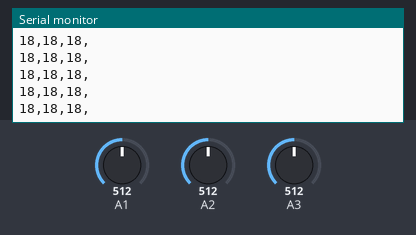
A sketch run on a simulated Arduino Uno, built with avr-gcc and run on an emulated ATmega328P. Parts: the last lines printed to the serial monitor. Inputs (shaded band) come from the test bench; at power-on: A1 = 512, A2 = 512, A3 = 512.

Above: at 5.7 s.
5.8 s: A1 set to 311
At 5.87 s:
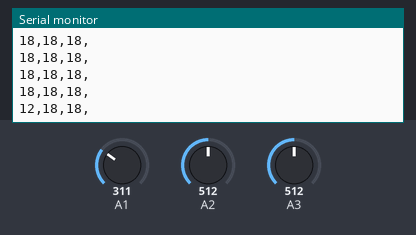
8.8 s: A1 set to 282
At 8.8 s:
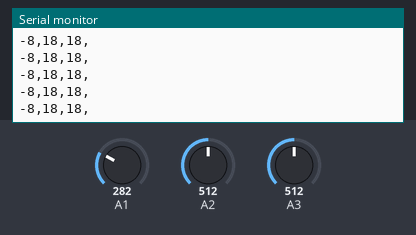
Timing chart, 0 to 11.8 s (numbered marks = the images above; inputs shaded):
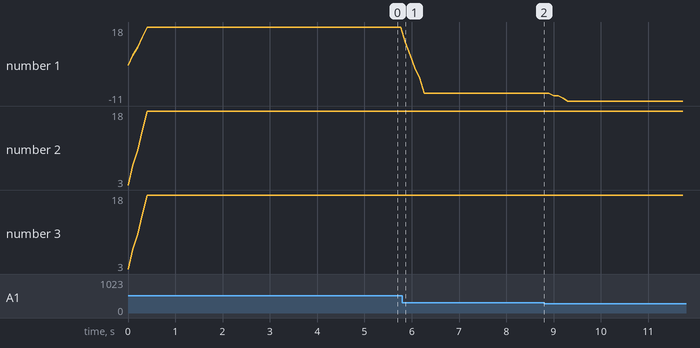

Measured:
- after the input at 5.8 s, the serial monitor: prints a new line after 0.07 s (image 1)
- plotted number 1: 18 → -8 after the input at 5.8 s, -8 → -11 after the input at 8.8 s

The sketch:

Accelometer_Initial.ino
```cpp
/***************************************************************************
  Uni. of Galway - Modified Lander Program Template
  Authors:
    - Oisín McDonnell Killilea

    - o.mcdonnellkillilea1@universityofgalway.ie
================================
***************************************************************************/

//===========================================================================
// Import necessary libraries
//===========================================================================

#include <SoftwareSerial.h>
#include <Wire.h>
#include <SPI.h>

//===========================================================================
// Constants - These never change
//===========================================================================

// N.B. Every I2C device has a unique address/chip ID
#define I2CADDR (0x76)
#define CHIPID (0x60) //0x60 for BME and 0x58 for BMP.

// For use when converting raw accelerometer values to m/s^2
#define ONE_G_DIFF (140) // ADC value difference between 0g and 1g
#define ZERO_G_POINT (442) // ADC value for 0g
#define g (9.81) // Value for gravity

// Moving Average Filter / Buffer / Track values
#define WINDOW_SIZE 5

//===========================================================================
// Initialising variables and peripherals
//===========================================================================

// Variables to hold acceleration readings in m/s^2
float accel_x, accel_y, accel_z;

// Moving average filter variables
int INDEX = 0;
int VALUE[3] = {0};
int SUM[3] = {0};
int X_READINGS[WINDOW_SIZE]={0};
int Y_READINGS[WINDOW_SIZE]={0};
int Z_READINGS[WINDOW_SIZE]={0};
int TEMP_READINGS[WINDOW_SIZE];
int PRESSURE_READINGS[WINDOW_SIZE];
int X_AVERAGED = 0;
int Y_AVERAGED = 0;
int Z_AVERAGED = 0;
int TEMP_AVERAGED = 0;
int PRESSURE_AVERAGED = 0;

void setup() {
  // Code has started, start timestamp.
  //time_start = millis();

  // Setup serial connections to the HC-12/ PC
  // Start serial streams between Arduino and HC-12/ PC
  //HC12.begin(9600);
  Serial.begin(9600);

  // Give console time to get running
  while(!Serial){
    Serial.println(F("Waiting for serial connection..."));
  }
}
// Declare Functions - To be called in Loop Code
// Read from Accelerometer.
void readFromAccelerometer(){
  // Read raw values from accelerometer on the analog pins
  int raw_x = analogRead(A1);
  int raw_y = analogRead(A2);
  int raw_z = analogRead(A3);

  // Convert from raw accelerometer values to m/s^2 using pre-calibrated values
  //TODO: Properly calibrate - current values only from z testing
  float new_x=map(raw_x,302,442,-g,g);
  float new_y=map(raw_y,302,442,-g,g);
  float new_z=map(raw_z,302,442,-g,g);


  // Store value into global variables: accel_x, accel_y, accel_z.
  accel_x = new_x;
  accel_y = new_y;
  accel_z = new_z;

}

int average_array(int arrayToSum[], int sizeOfArray){
  int sum, average = 0;
  for ( int i = 0; i < sizeOfArray; i++ ){
    sum += arrayToSum[ i ];
  }

  // divide by array size to get average
  average = sum / sizeOfArray;

  return average;
}

void smoothAccelReading(){
  //TODO: Comment properly, and see if you can refactor this to work without having to change the global variables from the example code
  //TODO: They GAVE us an average_array function - USE IT
  //I'm 99% sure they did not intend for me to use arrays like this here
  //This is a crime against nature and god will judge me for my sins

  int temp[3];

  //Removes the oldest entries from the sum
  temp[0]=SUM[0]-X_READINGS[INDEX];
  temp[1]=SUM[1]-Y_READINGS[INDEX];
  temp[2]=SUM[2]-Z_READINGS[INDEX];

  //Store all the axis readings as items in an array
  VALUE[0] = accel_x;
  VALUE[1] = accel_y;
  VALUE[2] = accel_z;

  //Add each reading to the window
  X_READINGS[INDEX] = VALUE[0];
  Y_READINGS[INDEX] = VALUE[1];
  Z_READINGS[INDEX] = VALUE[2];

  //Add the newest readings to the SUM
  for(int i=0;i<3;i++) {
    SUM[i] = temp[i] + VALUE[i];
    /*DEBUG CODE: Archived
    Serial.println(i);
    Serial.print("=Sum=");
    Serial.println(SUM[i]);
    Serial.print("=Value=");
    Serial.println(VALUE[i]);
    Serial.print("=Temp=");
    Serial.println(temp[i]);
    Serial.print("=Index=");
    Serial.println(INDEX);
    delay(2000);
    */
  }
    /* DEBUG CODE: Archived
    Serial.print("=X=");
    Serial.println(X_READINGS[INDEX]);
    Serial.print("=Y=");
    Serial.println(Y_READINGS[INDEX]);
    Serial.print("=Z=");
    Serial.println(Z_READINGS[INDEX]);
    */


  //Stores the average
  X_AVERAGED = SUM[0] / WINDOW_SIZE;
  Y_AVERAGED = SUM[1] / WINDOW_SIZE;
  Z_AVERAGED = SUM[2] / WINDOW_SIZE;


}

float calcVelocity(char direction_char, float acceleration, unsigned long diff_time){
  // TODO: Add parameters and functionality

  float velocity = 0;
  float prev_velocity;

  // HINT: Use Newton's SUVAT equations
  return velocity;
}


void loop() {
  // 1. READ FROM SENSORS.


  // Read Accelerometer and then Smooth
  readFromAccelerometer();
  smoothAccelReading();

  INDEX = (INDEX+1) % WINDOW_SIZE;   // Increment the index, and wrap to 0 if it exceeds the window size

  // GENERATE TRANSMISSION STRING
  String data_to_send = "";
  // Use commas to separate values to generate transmssion string
  data_to_send = String(X_AVERAGED) + "," + String(Y_AVERAGED) + "," + String(Z_AVERAGED) + ",";
  //data_to_send = String(accel_x) + "," + String(accel_y) + "," + String(accel_z) + ",";


  Serial.println(data_to_send);
  delay(100);
  //Serial.println(accel_x);
  //Serial.println(accel_y);
  //Serial.println(accel_z);

}
```
